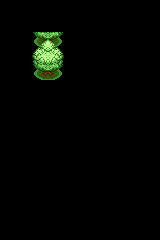

This game map was drawn from its Tiled (.tmx) file and the tilesets committed beside it. A one-line description and the trimmed map source follow:
An orthogonal 10x15 tile map with 16x16 px tiles, 2 tile layers (Collisions, WalkBehind).

<map version="1.0" tiledversion="1.1.2" orientation="orthogonal" renderorder="right-down" compressionlevel="6" width="10" height="15" tilewidth="16" tileheight="16" infinite="0" nextobjectid="1">
 <tileset firstgid="1" source="../tileset/wood.tsx" />
 <layer name="Collisions" width="10" height="15">
  <data>[150 cells, 4 non-empty, 4 distinct tile ids]</data>
 </layer>
 <layer name="WalkBehind" width="10" height="15">
  <data>[150 cells, 2 non-empty, 2 distinct tile ids]</data>
 </layer>
</map>
